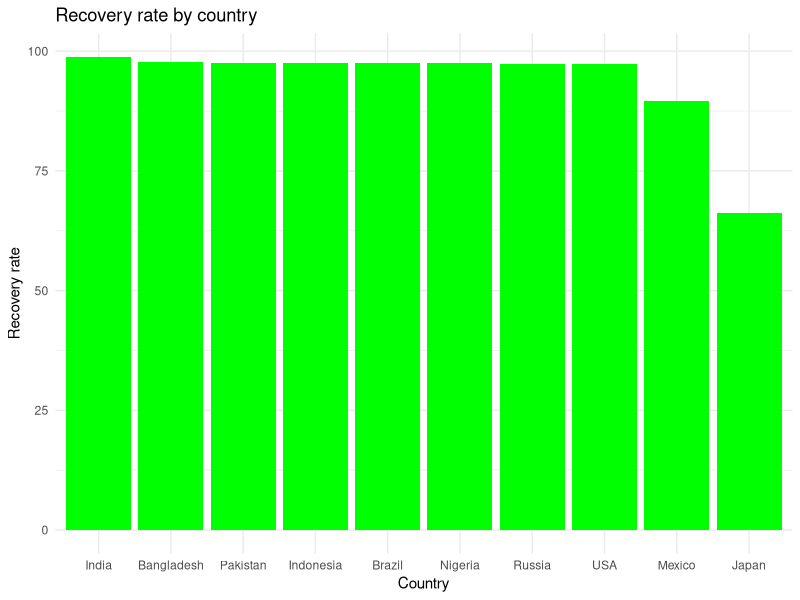
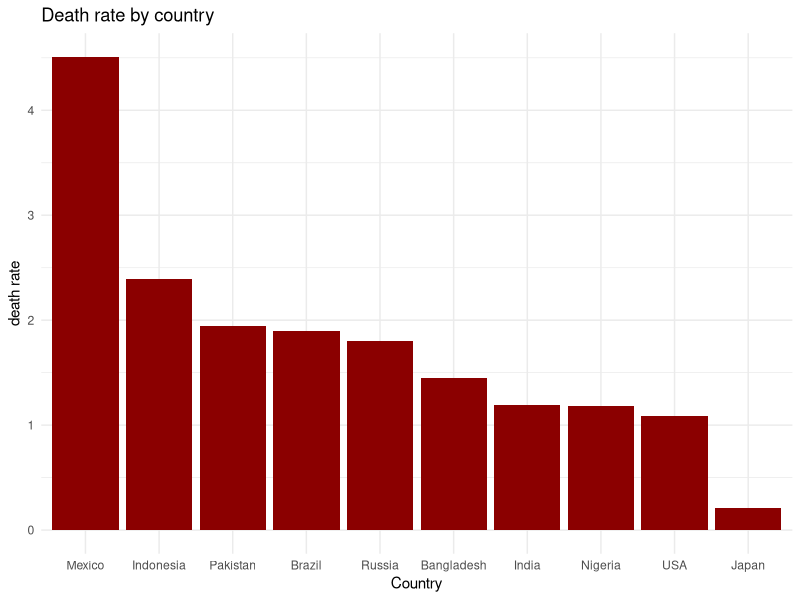
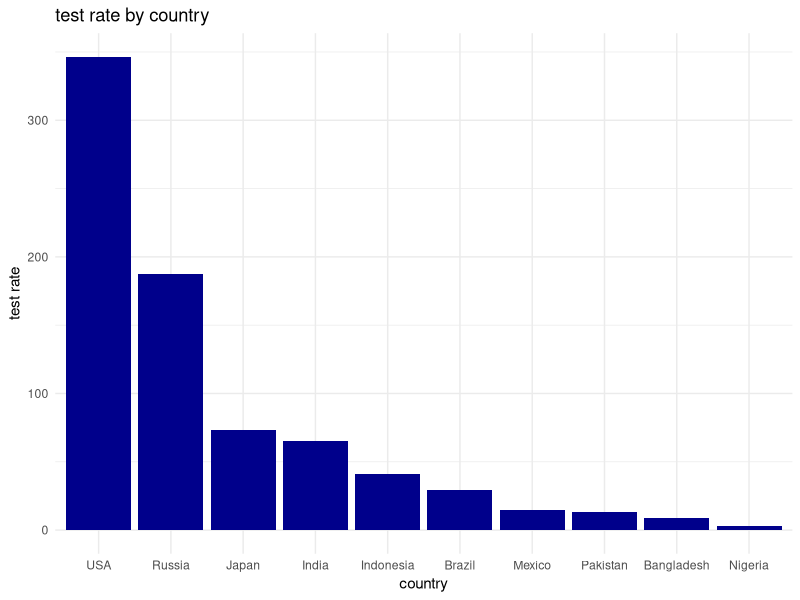
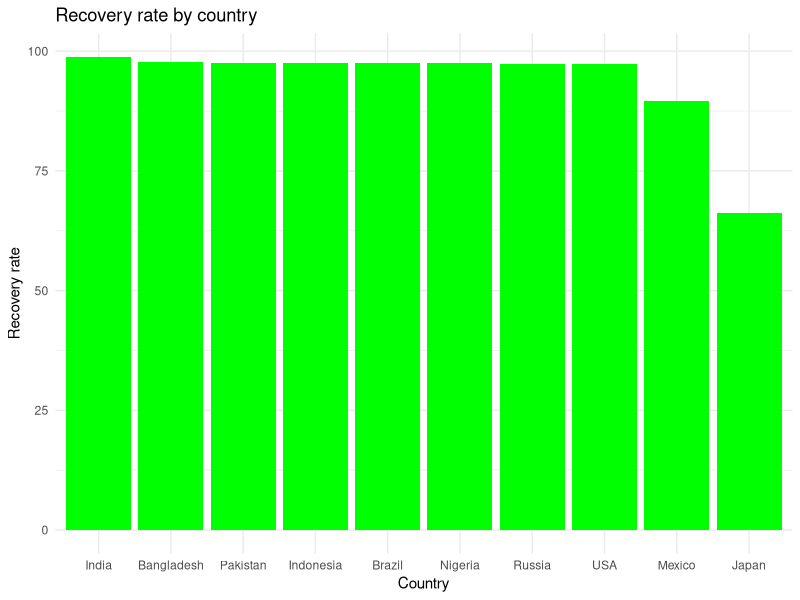
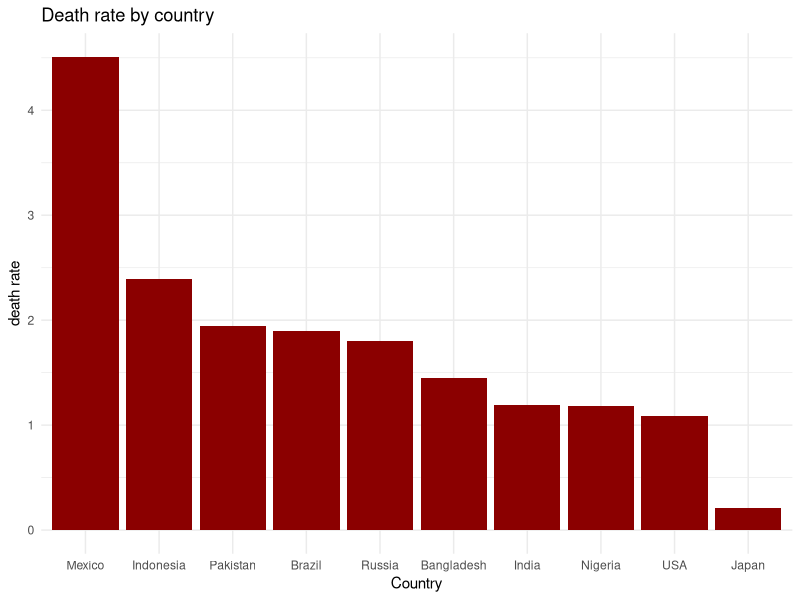
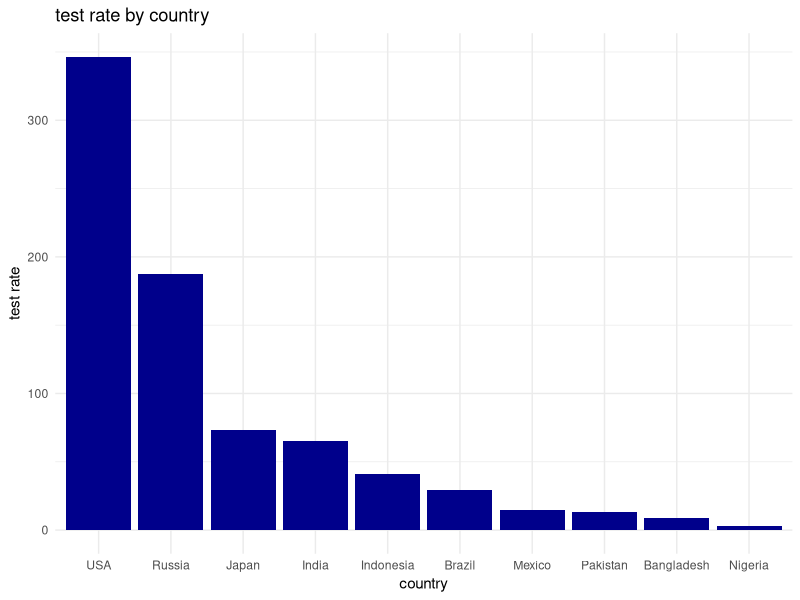

These charts were generated, in order, by the following R code:
# load the packages
library(tidyverse)

# load the data
data_clean <- read.csv("../data/processed/cleaned_data.csv")

# Convert Population to numeric if necessary
data_clean$Population <- as.numeric(gsub(",", "", data_clean$Population))


# get the top 10 most populated countries
top10_population <- data_clean %>% 
  top_n(10, wt = Population)

# Convert Total.Cases to numeric if necessary
top10_population$Total.Cases <- as.numeric(gsub(",", "", top10_population$Total.Cases))

# Convert Total.Deaths to numeric if necessary
top10_population$Total.Deaths <- as.numeric(gsub(",", "", top10_population$Total.Deaths))

# Convert Total.Deaths to numeric if necessary
top10_population$Total.Recovered <- as.numeric(gsub(",", "", top10_population$Total.Recovered))

# Convert Population to numeric if necessary
top10_population$Population <- as.numeric(gsub(",", "", top10_population$Population))

# Convert Population to numeric if necessary
top10_population$Total.Test <- as.numeric(gsub(",", "", top10_population$Total.Test))

# Calculate the percentage metrics
top10_population <- top10_population %>% 
  mutate(
    Recovery_Rate = Total.Recovered / Total.Cases * 100,
    Death_Rate = Total.Deaths / Total.Cases * 100,
    Test_rate = Total.Test / Population * 100
  )

# recovery rate plot
ggplot(top10_population, aes(x = reorder(Country, -Recovery_Rate), y = Recovery_Rate)) + 
  geom_bar(stat = "identity", fill = "green") + 
  theme_minimal() +
  labs(title = "Recovery rate by country", x = "Country", y = "Recovery rate")

# save the plot
ggsave("../output/plots/recovery_rate_bar_plot.png")

# death rate plot
ggplot(top10_population, aes(x = reorder(Country, -Death_Rate), y = Death_Rate)) + 
  geom_bar(stat = "identity", fill = "darkred") + 
  theme_minimal() +
  labs(title = "Death rate by country", x = "Country", y = "death rate")

# save the plot
ggsave("../output/plots/death_rate_bar_plot.png")


# test rate plot
ggplot(top10_population, aes(x = reorder(Country, -Test_rate), y = Test_rate)) +
  geom_bar(stat = "identity", fill = "darkblue") +
  theme_minimal() + 
  labs(title = "test rate by country", x ="country", y = "test rate")

# save the plot
ggsave("../output/plots/test_rate_bar_plot.png")

